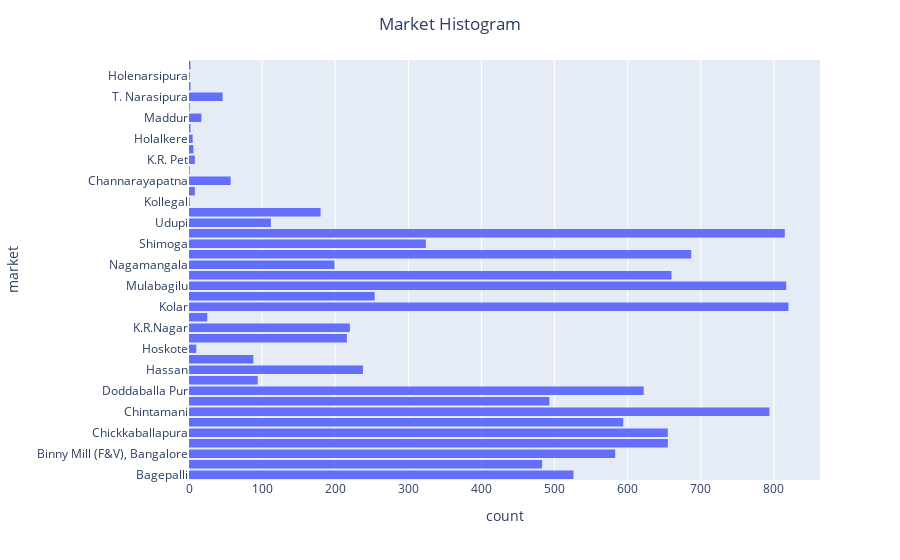

Notebook source saved alongside this figure:
### Markdown cell above
### - market

### Code cell
fig = px.histogram(raw_df, y="market", nbins=40)

fig.update_layout(
    title   = 'Market Histogram',
    title_x = 0.5
)

fig.show()

### Figure 1 — Plotly figure (JSON) as saved in the notebook; plotly's stock layout.template omitted (floating-point values rounded to 4 significant figures; data arrays with more than 128 entries replaced by an {"elided": "..."} marker saying what was removed)
{"data": [{"alignmentgroup": "True", "bingroup": "y", "hovertemplate": "count=%{x}<br>market=%{y}<extra></extra>", "legendgroup": "", "marker": {"color": "#636efa"}, "name": "", "nbinsy": 40, "offsetgroup": "", "orientation": "h", "showlegend": false, "type": "histogram", "xaxis": "x", "y": {"elided": "11321 str values"}, "yaxis": "y"}], "layout": {"barmode": "relative", "legend": {"tracegroupgap": 0}, "margin": {"t": 60}, "title": {"text": "Market Histogram", "x": 0.5}, "xaxis": {"anchor": "y", "domain": [0, 1], "title": {"text": "count"}}, "yaxis": {"anchor": "x", "domain": [0, 1], "title": {"text": "market"}}}}
